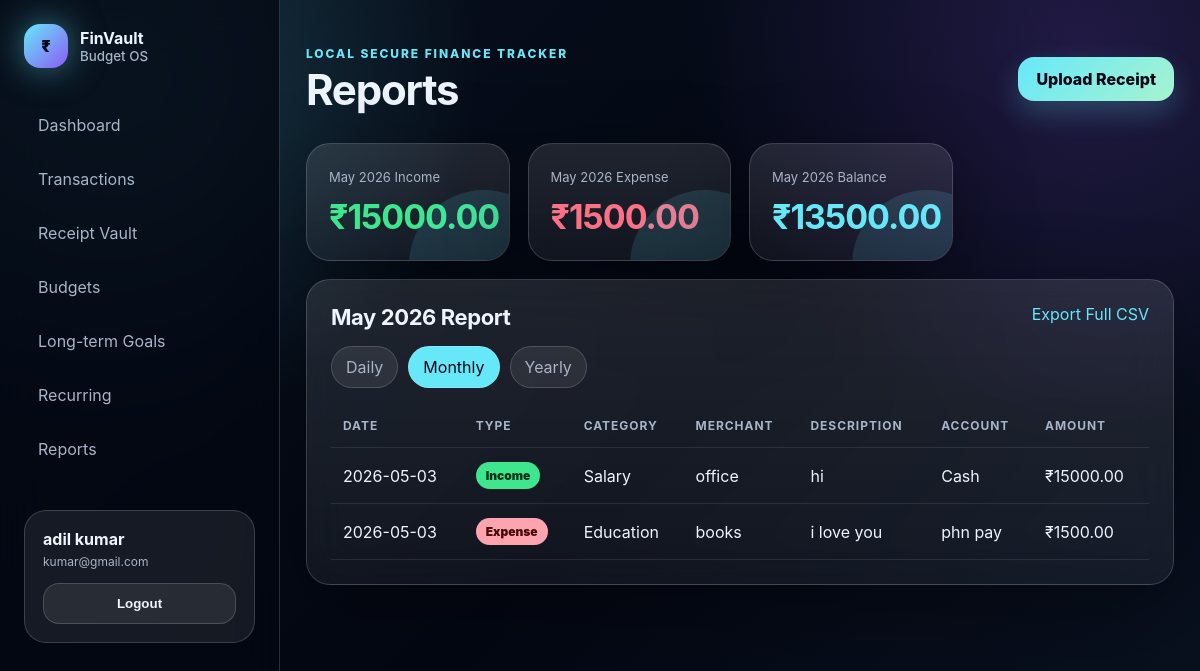
The app's page /reports (signed in) with its own data.
### tables this page shows
CREATE TABLE users (
            id INTEGER PRIMARY KEY AUTOINCREMENT,
            name TEXT NOT NULL,
            email TEXT NOT NULL UNIQUE,
            password_hash TEXT NOT NULL,
            created_at TEXT NOT NULL
        );

CREATE TABLE transactions (
            id INTEGER PRIMARY KEY AUTOINCREMENT,
            user_id INTEGER NOT NULL,
            txn_type TEXT NOT NULL CHECK(txn_type IN ('income', 'expense')),
            amount REAL NOT NULL CHECK(amount >= 0),
            category TEXT NOT NULL,
            merchant TEXT DEFAULT '',
            description TEXT DEFAULT '',
            account TEXT DEFAULT 'Cash',
            txn_date TEXT NOT NULL,
            receipt_filename TEXT DEFAULT '',
            receipt_hash TEXT DEFAULT '',
            created_at TEXT NOT NULL,
            FOREIGN KEY(user_id) REFERENCES users(id) ON DELETE CASCADE
        );

### app.py (the view)
@app.route("/reports")
@login_required
def reports():
    scope = request.args.get("scope", "monthly")
    if scope == "daily":
        start = date.today().isoformat()
        end = (date.today() + timedelta(days=1)).isoformat()
        title = "Today"
    elif scope == "yearly":
        start, end = year_bounds()
        title = str(date.today().year)
    else:
        start, end = month_bounds()
        title = datetime.today().strftime("%B %Y")
        scope = "monthly"
    rows = query(
        """
        SELECT txn_date, txn_type, category, merchant, description, account, amount
        FROM transactions
        WHERE user_id = ? AND txn_date >= ? AND txn_date < ?
        ORDER BY txn_date DESC, id DESC
        """,
        (session["user_id"], start, end),
    )
    summary = summary_for_range(session["user_id"], start, end)
    return render_template("reports.html", rows=rows, summary=summary, scope=scope, title=title)

### app.py (called while the page is built)
def get_db() -> sqlite3.Connection:
    if "db" not in g:
        INSTANCE_DIR.mkdir(exist_ok=True)
        UPLOAD_DIR.mkdir(exist_ok=True)
        conn = sqlite3.connect(DB_PATH)
        conn.row_factory = sqlite3.Row
        conn.execute("PRAGMA foreign_keys = ON")
        g.db = conn
    return g.db

def query(sql: str, params: tuple = (), one: bool = False):
    cur = get_db().execute(sql, params)
    rows = cur.fetchall()
    cur.close()
    return (rows[0] if rows else None) if one else rows

def login_required(view):
    @wraps(view)
    def wrapped(*args, **kwargs):
        if not session.get("user_id"):
            flash("Please log in first.", "warning")
            return redirect(url_for("login"))
        return view(*args, **kwargs)
    return wrapped

def current_user():
    uid = session.get("user_id")
    if not uid:
        return None
    return query("SELECT id, name, email FROM users WHERE id = ?", (uid,), one=True)

def require_csrf() -> None:
    if request.method == "POST":
        token = session.get("csrf_token")
        form_token = request.form.get("csrf_token")
        if not token or not form_token or not secrets.compare_digest(token, form_token):
            raise PermissionError("Invalid form security token. Please refresh and try again.")

@app.before_request
def security_gate():
    if "csrf_token" not in session:
        session["csrf_token"] = secrets.token_urlsafe(32)
    ip = request.headers.get("X-Forwarded-For", request.remote_addr or "local").split(",")[0]
    route = request.endpoint or "unknown"
    now = time()
    if route in {"login", "register"} and request.method == "POST":
        limit, window = 8, 300
    else:
        limit, window = 180, 60
    key = f"{ip}:{route}"
    bucket = [t for t in _rate_bucket.get(key, []) if now - t < window]
    if len(bucket) >= limit:
        return "Too many requests. Wait a little and try again.", 429
    bucket.append(now)
    _rate_bucket[key] = bucket
    try:
        require_csrf()
    except PermissionError as exc:
        flash(str(exc), "danger")
        return redirect(request.referrer or url_for("dashboard"))

@app.context_processor
def inject_globals():
    return {
        "user": current_user(),
        "csrf_token": session.get("csrf_token", ""),
        "today": date.today().isoformat(),
        "categories": sorted(CATEGORY_KEYWORDS.keys() | {"Other", "Salary", "Freelance", "Gift"}),
    }

### templates/reports.html (shortened to what this page needs)
{% extends 'base.html' %}
{% block page_heading %}Reports{% endblock %}
{% block content %}
<section class="stats-grid reveal">
  <article class="stat-card income"><span>{{ title }} Income</span><b>₹{{ '%.2f'|format(summary.income) }}</b></article>
  <article class="stat-card expense"><span>{{ title }} Expense</span><b>₹{{ '%.2f'|format(summary.expense) }}</b></article>
  <article class="stat-card balance"><span>{{ title }} Balance</span><b>₹{{ '%.2f'|format(summary.balance) }}</b></article>
</section>
<section class="panel reveal">
  <div class="panel-head"><h2>{{ title }} Report</h2><a href="{{ url_for('export_csv') }}">Export Full CSV</a></div>
  <div class="tabbar">
    <a class="{{ 'active' if scope=='daily' else '' }}" href="{{ url_for('reports', scope='daily') }}">Daily</a>
    <a class="{{ 'active' if scope=='monthly' else '' }}" href="{{ url_for('reports', scope='monthly') }}">Monthly</a>
    <a class="{{ 'active' if scope=='yearly' else '' }}" href="{{ url_for('reports', scope='yearly') }}">Yearly</a>
  </div>
  <div class="table-wrap">
    <table>
      <thead><tr><th>Date</th><th>Type</th><th>Category</th><th>Merchant</th><th>Description</th><th>Account</th><th>Amount</th></tr></thead>
      <tbody>
      {% for row in rows %}
      <tr><td>{{ row.txn_date }}</td><td><span class="badge {{ row.txn_type }}">{{ row.txn_type }}</span></td><td>{{ row.category }}</td><td>{{ row.merchant or '-' }}</td><td>{{ row.description or '-' }}</td><td>{{ row.account }}</td><td>₹{{ '%.2f'|format(row.amount) }}</td></tr>
      {% else %}
      <tr><td colspan="7" class="empty">No records for this report.</td></tr>
      {% endfor %}
      </tbody>
    </table>
  </div>
</section>
{% endblock %}

### templates/base.html (shortened to what this page needs)
<!DOCTYPE html>
<html lang="en">
<head>
  <link rel="stylesheet" href="{{ url_for('static', filename='css/style.css') }}" />
</head>
<body>
  <div class="app-shell">
    {% if user %}
    <aside class="sidebar" id="sidebar">
      <a class="brand" href="{{ url_for('dashboard') }}">
        <span class="brand-orb">₹</span>
        <span><b>FinVault</b><small>Budget OS</small></span>
      </a>
      <nav>
        <a href="{{ url_for('dashboard') }}" class="nav-link">Dashboard</a>
        <a href="{{ url_for('transactions') }}" class="nav-link">Transactions</a>
        <a href="{{ url_for('receipts') }}" class="nav-link">Receipt Vault</a>
        <a href="{{ url_for('budgets') }}" class="nav-link">Budgets</a>
        <a href="{{ url_for('goals') }}" class="nav-link">Long-term Goals</a>
        <a href="{{ url_for('recurring') }}" class="nav-link">Recurring</a>
        <a href="{{ url_for('reports') }}" class="nav-link">Reports</a>
      </nav>
      <div class="sidebar-card">
        <b>{{ user.name }}</b>
        <span>{{ user.email }}</span>
        <form method="post" action="{{ url_for('logout') }}">
          <button class="ghost-btn full" type="submit">Logout</button>
        </form>
      </div>
    </aside>
    {% endif %}
    <main class="main-content {% if not user %}public{% endif %}">
      {% if user %}
      <header class="topbar">
        <div>
          <span class="eyebrow">Local secure finance tracker</span>
          <h1>{% block page_heading %}Finance Manager{% endblock %}</h1>
        </div>
        <a class="primary-btn" href="{{ url_for('receipts') }}">Upload Receipt</a>
      </header>
      {% endif %}
      {% block content %}{% endblock %}
    </main>
  </div>
</body>
</html>

### records on screen
users: name "adil kumar", email "kumar@gmail.com"
transactions: txn_date "2026-05-03", txn_type "Income", category "Salary", merchant "office", description "hi", account "Cash", amount "15000.00"
transactions: txn_date "2026-05-03", txn_type "Expense", category "Education", merchant "books", description "i love you", account "phn pay", amount "1500.00"

### other values on screen
{{ '%.2f'|format(summary.income) }} "15000.00"
{{ '%.2f'|format(summary.expense) }} "1500.00"
{{ '%.2f'|format(summary.balance) }} "13500.00"
